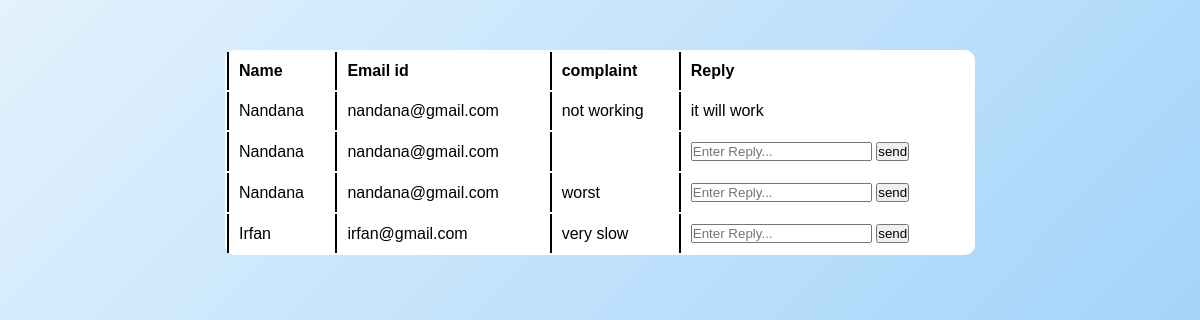
The app's page /complaints, older data.
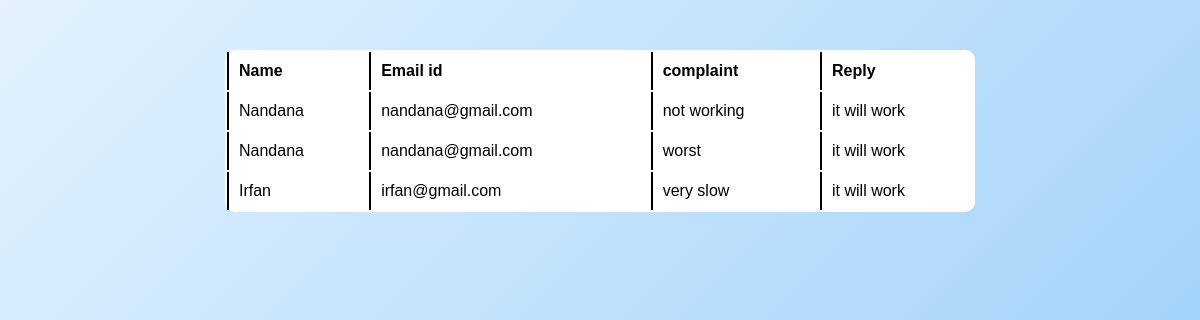
The same page, newer data.
### handifyapp/models.py (models this page shows)
class ComplaintsTable(models.Model):
    Complaints = models.CharField(max_length=200,null=True,blank=True)
    Reply = models.CharField(max_length=200,null=True,blank=True)
    Date = models.DateField(null=True,blank=True, auto_now_add=True)
    USERID = models.ForeignKey(UserTable,on_delete=models.CASCADE,null=True,blank=True)

class UserTable(models.Model):
    Name = models.CharField(max_length=100, null=True,blank=True)
    Email = models.CharField(max_length=100, null=True,blank=True)
    Gender = models.CharField(max_length=100, null=True,blank=True)
    Age = models.IntegerField(max_length=50, null=True,blank=True)
    LOGINID = models.ForeignKey(LoginTable, on_delete=models.CASCADE,null=True,blank=True)

### handifyapp/views.py (the view)
# urls.py: path('complaints',ComplaintsView.as_view(),name='complaints'),
class ComplaintsView(View):
    def get(self,request):
        complaints=ComplaintsTable.objects.all()
        return render(request,'Administration/complaints.html',{'obj':complaints})

### templates/Administration/complaints.html (shortened to what this page needs)
{% load static %}
<html lang="en">
<head>
    <link rel="stylesheet" href="{% static 'css/style.css'%}">
</head>
<body>
    <div class="bg table" >
    <table >
        <tr>
            <th>Name</th>
            <th>Email id</th>
            <th>complaint</th>
            <th>Reply</th>
        </tr>
        {%for i in obj %}
        <tr>
            <td>{{i.USERID.Name}}</td>
            <td>{{i.USERID.Email}}</td>
            <td>{{i.Complaints}}</td>
            <td class="px-4 py-3 text-center" colspan="2">
                {%if i.Reply%}
                    <span class="text-emerald-700 font-median">{{ i.Reply }}</span>
                {% else %}
                    <form method="post" action="CompReply/{{ i.id }}"
                        class="flex flex-col sm:flex-row items-center gap-2 justify-center">
                    <input type="text"
                           name="Reply"
                           required
                           placeholder="Enter Reply..."
                           class="border border-emerald-300 bg-emerald-50 rounded-lg px-3 py-2 w-full sm:w-48
                                focus:ring-2 focus:ring-emerald-500 focus:border-emerald-400 focus:outline-none">
                    <input type="submit"
                            value="send"
                            class="bg-emerald-600 text-white px-4 py-2 rounded-lg shadow-sm
                                    hover:bg-emerald-700 hover:shadow-md transition duration-200 cursor-pointer">
                    </form>
                {% endif %}
            </td>
        </tr>
        {% endfor %}
    </table>
    </div>
</body>
</html>

### static/css/style.css (style rules this page uses)
* { padding: 0; margin: 0; box-sizing: border-box; }
.bg { background-image: url("../img/handifylogo.png"); background-position: center; background-blend-mode:multiply; background-size:30% ; background-repeat: no-repeat; height: 100vh; width: 100vw; background-color: #96c492c9; }
.table { display:flex; justify-content: center; height: 100%; align-items: flex-start; }
.table table { margin-top: 50px; width: 750px; background-color: #ffffff; border-radius: 10px; margin-top: 50px; }
th,td { text-align: left; padding: 10px; border-left: 2px solid black; }
body, html { margin: 0; padding: 0; height: 100%; font-family: Arial, sans-serif; }
.bg { background: linear-gradient(135deg, #e3f2fd, #90caf9); height: 100vh; position: relative; }

Row changes from the older to the newer data that the page shows:
removed ComplaintsTable: USERID.Name "Nandana", USERID.Email "nandana@gmail.com"
changed ComplaintsTable "worst": Reply (not shown) → "it will work"; value "send" → (not shown)
changed ComplaintsTable "very slow": Reply (not shown) → "it will work"; value "send" → (not shown)
